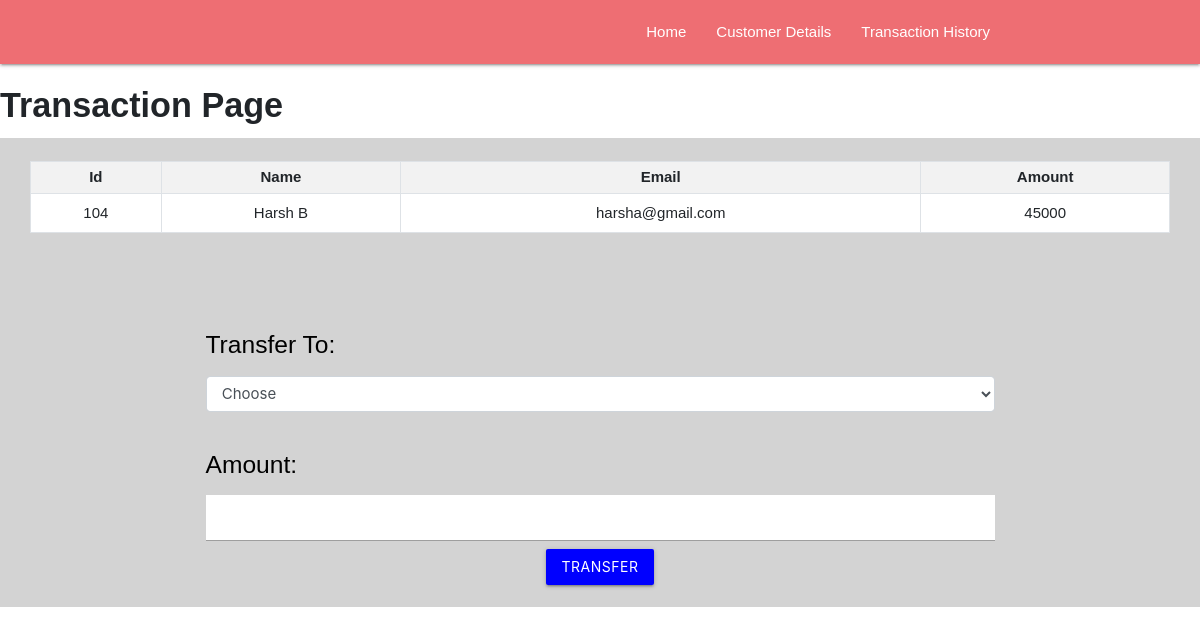
/php/transaction.php?c_id=104, run on the app's committed database.
### tables this page shows
CREATE TABLE `clients` (
  `c_id` int(3) NOT NULL,
  `c_name` varchar(20) NOT NULL,
  `c_mail` varchar(20) DEFAULT NULL,
  `c_balance` int(10) NOT NULL
);

### php/transaction.php (the view, shortened to what this page needs)
<!DOCTYPE html>
<html lang="en">
<head>
    <link rel="stylesheet" href="https://maxcdn.bootstrapcdn.com/bootstrap/4.0.0/css/bootstrap.min.css">
    <link rel="stylesheet" href="../css/style.css">
    <link rel="stylesheet" href="https://cdnjs.cloudflare.com/ajax/libs/materialize/1.0.0/css/materialize.min.css">
</head>
<body>
    <?php
    include 'navbar.php';
    ?>
        <h4><b>Transaction Page</b></h4>
    <div class="container-fluid" style="background-color:lightgray">
        <?php
        include './connection.php';
        if (isset($_REQUEST['c_id'])) {
            $sid = $_GET['c_id'];
            $sql = "SELECT * FROM  clients where c_id=$sid";
            $result = mysqli_query($conn, $sql);
            $rows = mysqli_fetch_assoc($result);
        }
        ?>
        <form method="post" name="tcredit" class="tabletext"><br>
            <div class="container-fluid" >
                <table class="table table-sm table-striped table-condensed table-bordered" style="background:white">
                    <tr>
                        <th class="text-center">Id</th>
                        <th class="text-center">Name</th>
                        <th class="text-center">Email</th>
                        <th class="text-center">Amount</th>
                    </tr>
                    <tr>
                        <td class="center py-2"><?php echo (isset($rows['c_id']) ? $rows['c_id'] : ''); ?></td>
                        <td class="center py-2"><?php echo (isset($rows['c_name']) ? $rows['c_name'] : ''); ?></td>
                        <td class="center py-2"><?php echo (isset($rows['c_mail']) ? $rows['c_mail'] : ''); ?></td>
                        <td class="center py-2"><?php echo (isset($rows['c_balance']) ? $rows['c_balance'] : ''); ?></td>
                    </tr>
                </table>
            </div>
            <div class="container">
                <br><br><br>
                <label for="to"><h5 style="color:black">Transfer To:</h5></label>
                <select id="to" name="to" class="form-control" required>
                    <option value="" disabled selected>Choose</option>
            </div>
            <br>
            <label for="amount"><h5 style="color:black">Amount:</h5></label>
            <input type="number" class="form-control" name="amount" id="amount" style="background:white" required>
            <div class="text-center">
                <button class="btn" name="submit" type="submit" id="myBtn" style="background-color:blue;color:white">Transfer</button>
            </div>
            <br>
        </form>
    </div>
</body>
</html>

### css/style.css (style rules this page uses)
body { font-family: Arial, Helvetica, sans-serif; margin: 0; }

### data on the page
clients: c_id "104", c_name "Harsh B", c_mail "harsha@gmail.com", c_balance "45000"
